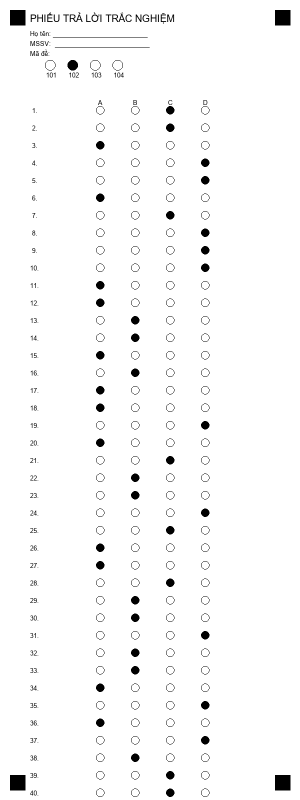
#> input picture omr_demo/samples/sample_sheet.png, 600 x 1600 px (shown at 1/2 size)
$ python detect.py
#> lines starting #> are read from the running program, lines starting #| are printed output that depends on the picture; after the words box and inside, x2 and y2 are one past the last pixel; in counts of white or black regions, pixels touching at a corner belong together
import cv2
import numpy as np
import time
import random

# ==========================================
# CẤU HÌNH
# ==========================================
NUM_QUESTIONS  = 40
NUM_CHOICES    = 4
START_X        = 180 + 20
START_Y        = 200 + 20
COL_GAP        = 70
ROW_GAP        = 35
RADIUS         = 8
TOLERANCE      = 10
W, H           = 600, 1600
MARKER_SIZE    = 30   # phải khớp với generate_sheet.py
MARGIN         = 20   # phải khớp với generate_sheet.py

CODE_X         = 20 + 40
CODE_Y         = 20 + 100 + 10
CODE_GAP       = 45
R_CODE         = 10
EXAM_CODES_ALL = ["101", "102", "103", "104"]

GREEN = (0, 200, 0)

# ==========================================
# BƯỚC 0: KHAI BÁO ĐÁP ÁN ĐÚNG
# (sau này thay bằng nhận từ DB/API/file)
# ==========================================
def load_answer_key():
    key = [random.randint(0, 3) for _ in range(NUM_QUESTIONS)]
    return key

def print_answer_key(answer_key):
    labels = ["A", "B", "C", "D"]
    print("=" * 45)
    print("ĐÁP ÁN ĐÚNG (trước khi xử lý ảnh):")
    print("-" * 45)
    for i in range(0, NUM_QUESTIONS, 10):   # in 10 câu/hàng
        chunk = answer_key[i:i+10]
        nums  = " ".join(f"{i+j+1:2d}" for j in range(len(chunk)))
        ans   = "  ".join(labels[a] for a in chunk)
        print(f"  Câu {nums}")
        print(f"       {ans}")
    print("=" * 45)


# ==========================================
# PIPELINE XỬ LÝ ẢNH
# ==========================================
def preprocess(img_path):
    img    = cv2.imread(img_path)
    gray   = cv2.cvtColor(img, cv2.COLOR_BGR2GRAY)
    blur   = cv2.GaussianBlur(gray, (5, 5), 0)
    thresh = cv2.threshold(blur, 0, 255,
                           cv2.THRESH_BINARY_INV + cv2.THRESH_OTSU)[1]
    return img, thresh


def find_corners(thresh):
    img_h, img_w = thresh.shape[:2]
    contours, _ = cv2.findContours(thresh, cv2.RETR_EXTERNAL,
                                   cv2.CHAIN_APPROX_SIMPLE)
    candidates = []
    for cnt in contours:
        x, y, w, h = cv2.boundingRect(cnt)

        # --- Lọc 1: kích thước bounding rect phải gần vuông ---
        if not (20 <= w <= 45 and 20 <= h <= 45 and abs(w - h) < 8):
            continue

        # --- Lọc 2: solidity (độ đặc) — marker đặc nên solidity >= 0.85
        # solidity = diện tích contour thực / diện tích bounding rect
        # Hình tròn rỗng (ô bubble) có solidity thấp hơn nhiều
        area = cv2.contourArea(cnt)
        solidity = area / (w * h)
        if solidity < 0.85:
            continue

        # --- Lọc 3: marker phải nằm trong vùng 25% góc ảnh ---
        # Chia ảnh thành 4 góc, mỗi góc chiếm 25% chiều rộng và 25% chiều cao
        # Marker không thể nằm ở giữa ảnh
        cx = x + w // 2
        cy = y + h // 2
        in_left   = cx < img_w * 0.25
        in_right  = cx > img_w * 0.75
        in_top    = cy < img_h * 0.25
        in_bottom = cy > img_h * 0.75
        if not ((in_left or in_right) and (in_top or in_bottom)):
            continue

        candidates.append((x, y, w, h))

    if len(candidates) != 4:
        print(f"[WARN] Tìm được {len(candidates)} marker hợp lệ, cần 4!")
        return None

    # Sắp xếp: top-left, top-right, bottom-left, bottom-right
    candidates.sort(key=lambda m: (m[1], m[0]))
    top    = sorted(candidates[:2], key=lambda m: m[0])
    bottom = sorted(candidates[2:], key=lambda m: m[0])
    tl, tr, bl, br = top[0], top[1], bottom[0], bottom[1]

    def center(m): return [m[0] + m[2] // 2, m[1] + m[3] // 2]
    corners = np.float32([center(tl), center(tr), center(bl), center(br)])
    print(f"[INFO] Markers (cx,cy): TL={corners[0]}, TR={corners[1]}, BL={corners[2]}, BR={corners[3]}")
    return corners

# Đưa về dạng xử lý chuẩn
def perspective_transform(img, thresh, corners):
    # Tâm của 4 marker sau khi warp phải khớp đúng với tọa độ marker
    # trong canvas gốc (generate_sheet.py): MARGIN + MARKER_SIZE//2 = 20 + 15 = 35
    MARKER_CENTER = MARGIN + MARKER_SIZE // 2   # = 35
    dst = np.float32([
        [MARKER_CENTER,     MARKER_CENTER    ],  # TL
        [W - MARKER_CENTER, MARKER_CENTER    ],  # TR
        [MARKER_CENTER,     H - MARKER_CENTER],  # BL
        [W - MARKER_CENTER, H - MARKER_CENTER],  # BR
    ])
    M = cv2.getPerspectiveTransform(corners, dst)
    return (cv2.warpPerspective(img,    M, (W, H)),
            cv2.warpPerspective(thresh, M, (W, H)))


def read_exam_code(warped_thresh):
    counts = []
    for idx in range(len(EXAM_CODES_ALL)):
        cx = CODE_X + idx * CODE_GAP + 40
        cy = CODE_Y
        x1 = max(0, cx - TOLERANCE)
        y1 = max(0, cy - TOLERANCE)
        x2 = min(warped_thresh.shape[1], cx + TOLERANCE)
        y2 = min(warped_thresh.shape[0], cy + TOLERANCE)
        counts.append(cv2.countNonZero(warped_thresh[y1:y2, x1:x2]))
    return EXAM_CODES_ALL[int(np.argmax(counts))]


def read_omr(warped_thresh):
    results = []
    for i in range(NUM_QUESTIONS):
        cy     = START_Y + i * ROW_GAP
        counts = []
        for j in range(NUM_CHOICES):
            cx = START_X + j * COL_GAP
            x1 = max(0, cx - TOLERANCE)
            y1 = max(0, cy - TOLERANCE)
            x2 = min(warped_thresh.shape[1], cx + TOLERANCE)
            y2 = min(warped_thresh.shape[0], cy + TOLERANCE)
            counts.append(cv2.countNonZero(warped_thresh[y1:y2, x1:x2]))
        results.append(int(np.argmax(counts)))
    return results


def grade(detected, answer_key):
    """So sánh từng câu, trả về (điểm, list kết quả từng câu)"""
    detail = []
    for i, (d, a) in enumerate(zip(detected, answer_key)):
        detail.append({
            "cau"       : i + 1,
            "chon"      : d,
            "dung"      : a,
            "correct"   : d == a,
        })
    score = sum(1 for r in detail if r["correct"])
    return score, detail


def print_result(detail, score, exam_code):
    labels = ["A", "B", "C", "D"]
    print(f"\nMã đề detect: {exam_code}")
    print("-" * 45)
    print(f"{'Câu':<6} {'Đã chọn':<10} {'Đáp án':<10} {'Kết quả'}")
    print("-" * 45)
    for r in detail:
        mark = "✓" if r["correct"] else "✗"
        print(f"  {r['cau']:2d}     {labels[r['chon']]:<10} {labels[r['dung']]:<10} {mark}")
    print("-" * 45)
    print(f"Điểm: {score}/{NUM_QUESTIONS}  ({score/NUM_QUESTIONS*10:.1f}/10)")


def visualize(warped, detail, exam_code):
    labels = ["A", "B", "C", "D"]
    for idx, code in enumerate(EXAM_CODES_ALL):
        cx    = CODE_X + idx * CODE_GAP + 40
        cy    = CODE_Y
        if code == exam_code:
            cv2.circle(warped, (cx, cy), R_CODE + 3, GREEN, 2)

    for r in detail:
        i  = r["cau"] - 1
        cy = START_Y + i * ROW_GAP
        cx = START_X + r["chon"] * COL_GAP
        color = (0, 200, 0) if r["correct"] else (0, 0, 220)  # xanh=đúng, đỏ=sai
        cv2.circle(warped, (cx, cy), RADIUS + 4, color, 2)
        cv2.putText(warped, labels[r["chon"]],
                    (cx + 14, cy + 4),
                    cv2.FONT_HERSHEY_SIMPLEX, 0.38, color, 1)
    return warped


def process_one(img_path, answer_key):
    timing = {}
    t0 = time.perf_counter()

    img, thresh = preprocess(img_path)
#> in preprocess, img is the input picture: shape (1600, 600, 3); min 0, max 255, mean 249
#> in preprocess, `thresh = cv2.threshold(blur, 0, 255, cv2.THRESH_BINARY_INV + cv2.THRES..`:
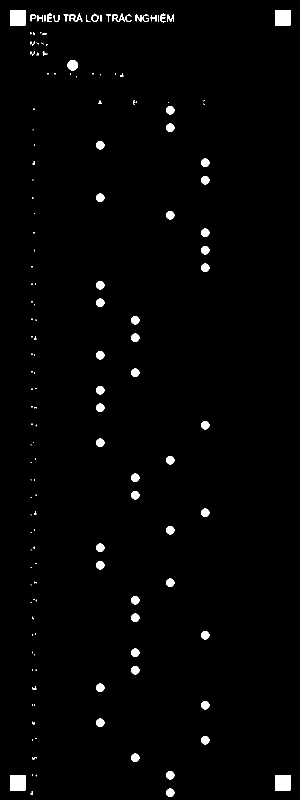
#> thresh: shape (1600, 600) (shown at 1/2 size); 1.6% white; 161 white regions (88 under 20 px)
    timing["preprocess"] = time.perf_counter() - t0

    t1 = time.perf_counter()
    corners = find_corners(thresh)
#> in find_corners, `contours, _ = cv2.findContours(thresh, cv2.RETR_EXTERNAL, cv2.CHAIN_AP..`: contours = 161 contours, 99 with area under 20; largest, box (x1, y1, x2, y2) and area: (550, 1550, 581, 1581) 900, (20, 1550, 51, 1581) 900, (550, 20, 581, 51) 900, (20, 20, 51, 51) 900, (135, 120, 156, 141) 320
#> the loop in find_corners, `for cnt in contours:` made 161 passes
#> (cnt, x, y, w, h) on passes 5, 6, 10: ([[72, 1549], [72, 1550], [71, 1551], [72, 1552]], 71, 1549, 2, 4), ([[65, 1548], [64, 1549], [64, 1550], [65, 1551]], 64, 1548, 2, 4), ([[64, 1479], [64, 1480], [65, 1481], [65, 1479]], 64, 1479, 2, 3)
#> after the loop in find_corners, `for cnt in contours:`: candidates = [(550, 1550, 31, 31), (20, 1550, 31, 31), (550, 20, 31, 31), (20, 20, 31, 31)]
#> in find_corners, `top    = sorted(candidates[:2], key=lambda m: m[0])`: top = [(20, 20, 31, 31), (550, 20, 31, 31)]
#> in find_corners, `bottom = sorted(candidates[2:], key=lambda m: m[0])`: bottom = [(20, 1550, 31, 31), (550, 1550, 31, 31)]
#> in find_corners, `tl, tr, bl, br = top[0], top[1], bottom[0], bottom[1]`: tl = (20, 20, 31, 31); tr = (550, 20, 31, 31); bl = (20, 1550, 31, 31); br = (550, 1550, 31, 31)
#> in find_corners, `corners = np.float32([center(tl), center(tr), center(bl), center(br)])`: corners = [[35, 35], [565, 35], [35, 1565], [565, 1565]]
#| [INFO] Markers (cx,cy): TL=[35. 35.], TR=[565.  35.], BL=[  35. 1565.], BR=[ 565. 1565.]
#> corners = [[35, 35], [565, 35], [35, 1565], [565, 1565]]
    if corners is not None:
        warped, warped_thresh = perspective_transform(img, thresh, corners)
#> in perspective_transform, `M = cv2.getPerspectiveTransform(corners, dst)`: M = [[1, 0, 0], [0, 1, 0], [0, 0, 1]]
    else:
        warped, warped_thresh = img, thresh
    timing["transform"] = time.perf_counter() - t1

    t2 = time.perf_counter()
    exam_code = read_exam_code(warped_thresh)
#> after the loop in read_exam_code, `for idx in range(len(EXAM_CODES_ALL)):`: counts = [0, 335, 0, 0]
#> exam_code = '102'
    timing["read_code"] = time.perf_counter() - t2

    t3 = time.perf_counter()
    detected = read_omr(warped_thresh)
#> after the loop in read_omr, `for i in range(NUM_QUESTIONS):`: results = 40 values, max 3 at index 3, min 0 at index 2, mean 1.4
#> detected has the same summary as results in read_omr
    timing["omr"] = time.perf_counter() - t3

    t4 = time.perf_counter()
    score, detail = grade(detected, answer_key)
#> the loop in grade, `for i, (d, a) in enumerate(zip(detected, answer_key)):` made 40 passes
#> (d, a) on passes 1 to 12: (2, 3), (2, 3), (0, 0), (3, 2), (3, 3), (0, 3), (2, 2), (3, 3), (3, 2), (3, 1), (0, 1), (0, 2)
#> after the loop in grade, `for i, (d, a) in enumerate(zip(detected, answer_key)):`: detail = 40 items
#> in grade, `score = sum(1 for r in detail if r["correct"])`: score = 11
#> score = 11; detail = 40 items
    timing["grade"] = time.perf_counter() - t4

    timing["total"] = time.perf_counter() - t0
    return detected, score, detail, exam_code, warped, timing

# ==========================================
# MAIN
# ==========================================
if __name__ == "__main__":
    IMG_PATH = "samples/sample_sheet.png"

    # BƯỚC 0: load và thông báo đáp án trước
    answer_key = load_answer_key()
    print_answer_key(answer_key)

    # BƯỚC 1-5: xử lý ảnh
    detected, score, detail, exam_code, warped, timing = process_one(IMG_PATH, answer_key)
#> detected has the same summary as results in read_omr; score = 11; detail = 40 items; exam_code = '102'; timing = {'preprocess': 0.0673, 'transform': 0.0308, 'read_code': 0.00122, 'omr': 0.00273, 'grade': 0.0014, 'total': 0.104}

    # In kết quả chi tiết
    print_result(detail, score, exam_code)
#> the loop in print_result, `for r in detail:` made 40 passes
#> (r, mark) on passes 1 to 12: ({'cau': 1, 'chon': 2, 'dung': 3, 'correct': False}, '✗'), ({'cau': 2, 'chon': 2, 'dung': 3, 'correct': False}, '✗'), ({'cau': 3, 'chon': 0, 'dung': 0, 'correct': True}, '✓'), ({'cau': 4, 'chon': 3, 'dung': 2, 'correct': False}, '✗'), ({'cau': 5, 'chon': 3, 'dung': 3, 'correct': True}, '✓'), ({'cau': 6, 'chon': 0, 'dung': 3, 'correct': False}, '✗'), ({'cau': 7, 'chon': 2, 'dung': 2, 'correct': True}, '✓'), ({'cau': 8, 'chon': 3, 'dung': 3, 'correct': True}, '✓'), ({'cau': 9, 'chon': 3, 'dung': 2, 'correct': False}, '✗'), ({'cau': 10, 'chon': 3, 'dung': 1, 'correct': False}, '✗'), ({'cau': 11, 'chon': 0, 'dung': 1, 'correct': False}, '✗'), ({'cau': 12, 'chon': 0, 'dung': 2, 'correct': False}, '✗')
#|    1     C          D          ✗
#|    2     C          D          ✗
#|    3     A          A          ✓
#|    4     D          C          ✗
#|    5     D          D          ✓
#|    6     A          D          ✗
#|    7     C          C          ✓
#|    8     D          D          ✓
#> (further printed lines are left out)
#| Điểm: 11/40  (2.8/10)

    print(f"\n=== TIMING ===")
    for k, v in timing.items():
        print(f"  {k:12s}: {v*1000:.2f} ms")
#> this loop made 6 passes
#> (k, v) on passes 1 to 6: ('preprocess', 0.0673), ('transform', 0.0308), ('read_code', 0.00122), ('omr', 0.00273), ('grade', 0.0014), ('total', 0.104)
#|   preprocess  : 67.31 ms
#|   transform   : 30.85 ms
#|   read_code   : 1.22 ms
#|   omr         : 2.73 ms
#|   grade       : 1.40 ms
#|   total       : 103.58 ms

    out = visualize(warped, detail, exam_code)
#> after the loop in visualize, `for idx, code in enumerate(EXAM_CODES_ALL):`: warped: shape (1600, 600, 3); 0.02% of pixels changed, all inside (x1, y1, x2, y2) = (131, 116, 160, 145)
#> the loop in visualize, `for r in detail:` made 40 passes
#> (r, cy, cx, color) on passes 1 to 9: ({'cau': 1, 'chon': 2, 'dung': 3, 'correct': False}, 220, 340, (0, 0, 220)), ({'cau': 2, 'chon': 2, 'dung': 3, 'correct': False}, 255, 340, (0, 0, 220)), ({'cau': 3, 'chon': 0, 'dung': 0, 'correct': True}, 290, 200, (0, 200, 0)), ({'cau': 4, 'chon': 3, 'dung': 2, 'correct': False}, 325, 410, (0, 0, 220)), ({'cau': 5, 'chon': 3, 'dung': 3, 'correct': True}, 360, 410, (0, 200, 0)), ({'cau': 6, 'chon': 0, 'dung': 3, 'correct': False}, 395, 200, (0, 0, 220)), ({'cau': 7, 'chon': 2, 'dung': 2, 'correct': True}, 430, 340, (0, 200, 0)), ({'cau': 8, 'chon': 3, 'dung': 3, 'correct': True}, 465, 410, (0, 200, 0)), ({'cau': 9, 'chon': 3, 'dung': 2, 'correct': False}, 500, 410, (0, 0, 220))
#> after the loop in visualize, `for r in detail:`:
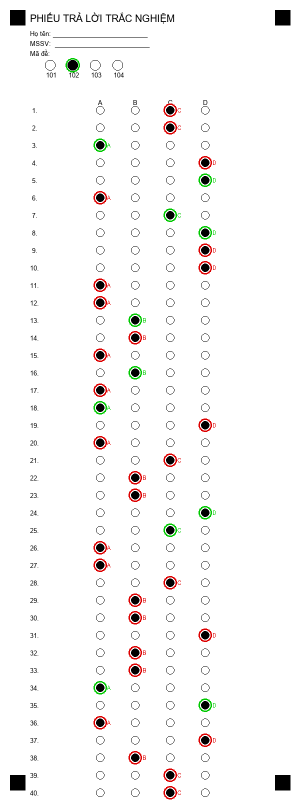
#> warped: shape (1600, 600, 3) (shown at 1/2 size); mean B, G, R 246.4, 247, 248
    cv2.imwrite("results/result.png", out)
    print("\nĐã lưu: results/result.png")
